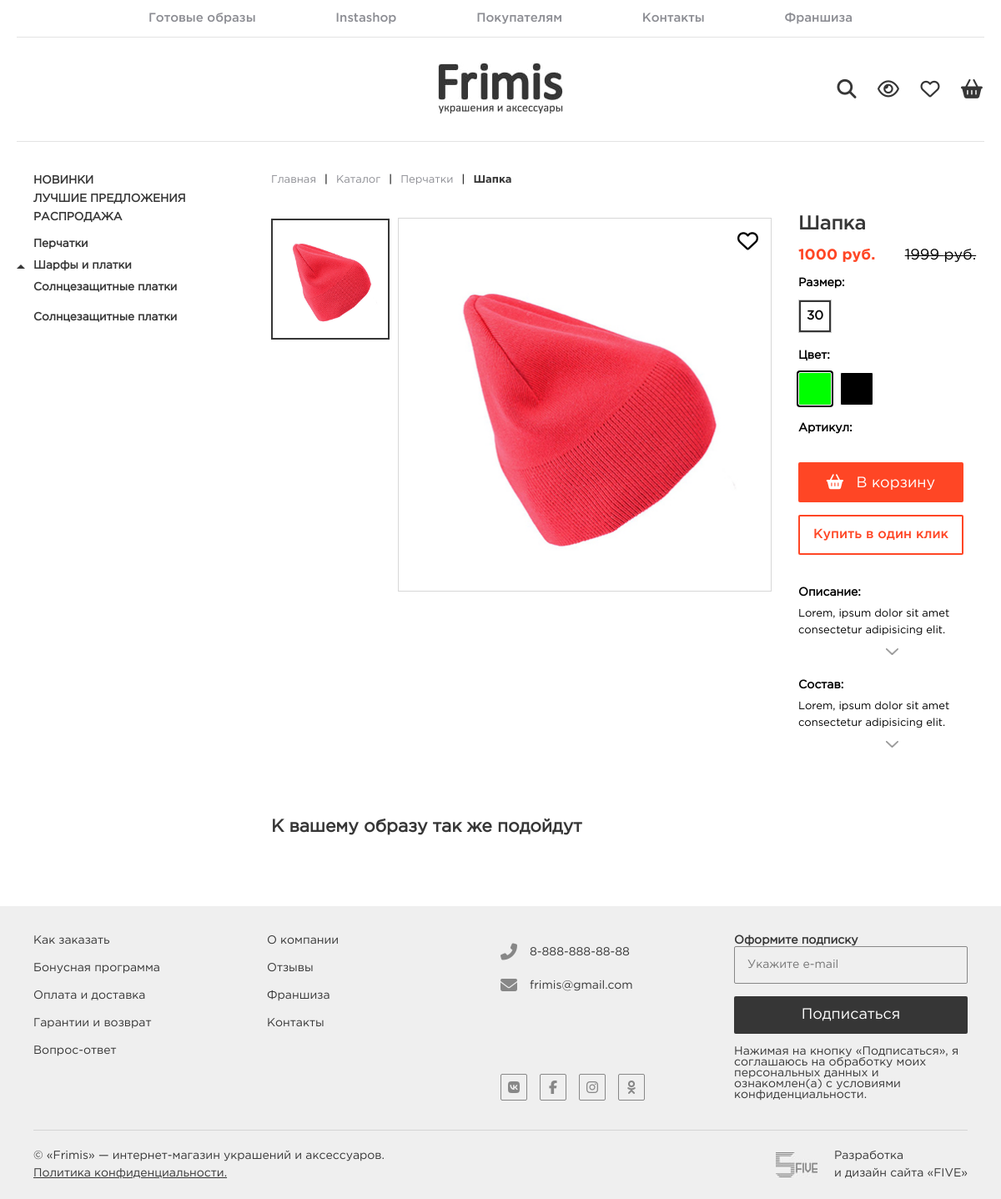
The page /good.php?id=2 on the database its author committed.
### tables this page shows
CREATE TABLE `category` (
  `id` int(11) NOT NULL AUTO_INCREMENT,
  `name` varchar(255) DEFAULT NULL,
  `image` varchar(255) DEFAULT NULL,
  `is_on_main_page` tinyint(1) DEFAULT NULL,
  `is_full_on_sidebar` tinyint(1) DEFAULT NULL,
  `price_start` decimal(10,0) DEFAULT NULL,
  `created_at` datetime DEFAULT NULL,
  `updated_at` datetime DEFAULT NULL,
  PRIMARY KEY (`id`)
);

CREATE TABLE `good_photo` (
  `id` int(11) NOT NULL AUTO_INCREMENT,
  `good_id` int(11) DEFAULT NULL,
  `photo` varchar(255) DEFAULT NULL,
  `is_main` tinyint(1) DEFAULT '0',
  `created_at` datetime DEFAULT NULL,
  `updated_at` datetime DEFAULT NULL,
  PRIMARY KEY (`id`),
  KEY `good_photo_good_id_fk` (`good_id`),
  CONSTRAINT `good_photo_good_id_fk` FOREIGN KEY (`good_id`) REFERENCES `good` (`id`)
);

CREATE TABLE `good` (
  `id` int(11) NOT NULL AUTO_INCREMENT,
  `name` varchar(255) DEFAULT NULL,
  `description` text,
  `price` decimal(10,0) DEFAULT NULL,
  `old_price` decimal(10,0) DEFAULT NULL,
  `contains` text,
  `is_on_top` tinyint(1) DEFAULT NULL,
  `art` varchar(255) DEFAULT NULL,
  `look_id` int(11) DEFAULT NULL,
  `collection_id` int(11) DEFAULT NULL,
  `category_id` int(11) DEFAULT NULL,
  `is_on_sale` tinyint(1) DEFAULT '0',
  `best` tinyint(1) DEFAULT '0',
  `new` tinyint(1) DEFAULT '0',
  `in_stock` int(11) DEFAULT '0',
  `created_at` datetime DEFAULT NULL,
  `updated_at` datetime DEFAULT NULL,
  PRIMARY KEY (`id`),
  KEY `good_category_id_fk` (`category_id`),
  KEY `good_collection_id_fk` (`collection_id`),
  CONSTRAINT `good_category_id_fk` FOREIGN KEY (`category_id`) REFERENCES `category` (`id`),
  CONSTRAINT `good_collection_id_fk` FOREIGN KEY (`collection_id`) REFERENCES `collection` (`id`)
);

CREATE TABLE `good_size` (
  `id` int(11) NOT NULL AUTO_INCREMENT,
  `name` varchar(255) DEFAULT NULL,
  `good_id` int(11) DEFAULT NULL,
  `created_at` datetime DEFAULT NULL,
  `updated_at` datetime DEFAULT NULL,
  PRIMARY KEY (`id`),
  KEY `good_size_good_id_fk` (`good_id`),
  CONSTRAINT `good_size_good_id_fk` FOREIGN KEY (`good_id`) REFERENCES `good` (`id`)
);

CREATE TABLE `good_color` (
  `id` int(11) NOT NULL AUTO_INCREMENT,
  `good_id` int(11) DEFAULT NULL,
  `color_name` varchar(255) DEFAULT NULL,
  `hex` varchar(255) DEFAULT NULL,
  `is_main` tinyint(1) DEFAULT '0',
  `created_at` datetime DEFAULT NULL,
  `updated_at` datetime DEFAULT NULL,
  PRIMARY KEY (`id`),
  KEY `good_color_good_id_fk` (`good_id`),
  CONSTRAINT `good_color_good_id_fk` FOREIGN KEY (`good_id`) REFERENCES `good` (`id`)
);

### good.php (the view, shortened to what this page needs)
<?php
if (isset($_GET["id"])) {
    $good_id = $_GET["id"];
} else {
    header('Location: /404.php');
}
include ('./elements/header.php');
?>
        <section class="contentWrapper">
        <?php
            include ('./elements/sidebar.php');
        ?>
        <?php
            $good_res = mysqli_query($db, "SELECT * FROM good LEFT JOIN good_photo ON good.id = good_photo.good_id WHERE good.id = $good_id LIMIT 1");
            $good_row = mysqli_fetch_assoc($good_res);
            $good_json = json_encode($good_row, JSON_UNESCAPED_UNICODE);
            $category_id = $good_row['category_id'];
            $category_res = mysqli_query($db, "SELECT * FROM category WHERE id = $category_id LIMIT 1");
            $category_row = mysqli_fetch_array($category_res);
            $good_main_photo_res = mysqli_query($db, "SELECT * FROM good_photo WHERE good_id = $good_id AND is_main = 1 LIMIT 1");
            $good_main_photo_row = mysqli_fetch_array($good_main_photo_res);
            $good_photos_res = mysqli_query($db, "SELECT * FROM good_photo WHERE good_id = $good_id");
            $good_sizes_res = mysqli_query($db, "SELECT * FROM good_size WHERE good_id = $good_id");
            $good_colors_res = mysqli_query($db, "SELECT * FROM good_color WHERE good_id = $good_id");
        ?>
            <section class="mainContent">
                <nav class="minLinks">
                    <li><a href="/">Главная</a></li>
                    <li><a href="/catalog.php">Каталог</a></li>
                    <li><a href="/category.php?id=<?= $category_row['id'] ?>"><?= $category_row['name'] ?></a></li>
                    <li><a href="/good.php?id=<?= $_GET["id"] ?>"><?= $good_row['name'] ?></a></li>
                </nav>
                <main class="goodPage">
                    <section class="goodPage__wrapper">
                        <section class="goodPage__chView">
                            <?php while ($good_photos_row = mysqli_fetch_array($good_photos_res)) { ?>
                            <button id="photo<?= $good_photos_row['id'] ?>" onclick="watchPhoto(<?= $good_photos_row['id'] ?>, `<?= $good_photos_row['photo'] ?>`)" <?php if ($good_photos_row['is_main'] == 1) { ?> class="active" <?php } ?>>
                                <img src="<?= $good_photos_row['photo'] ?>" alt="">
                            </button>
                            <?php } ?>
                        </section>
                        <section class="goodPage__photo">
                            <img id="bigPhoto" src="<?= $good_main_photo_row['photo'] ?>" alt="">
                            <div class="goodPage__addBtn">
                                <button onclick='putToChoosen(`<?= $good_json ?>`)'><i class="far fa-heart"></i></button>
                            </div>
                        </section>
                        <section class="goodPage__panel">
                            <h2><?= $good_row['name'] ?></h2>
                            <section class="goodPage__price">
                                <span><?= $good_row['price'] ?> руб.</span>
                                <?php if ($good_row['old_price'] != 0) { ?><s><?= $good_row['old_price'] ?> руб.</s><?php } ?>
                            </section>
                            <section class="goodPage__size">
                                <h4>Размер:</h4>
                                <?php while ($good_sizes_row = mysqli_fetch_array($good_sizes_res)) { ?>
                                    <button id="size<?= $good_sizes_row['id'] ?>" onclick="setSize(<?= $good_sizes_row['name'] ?>, `size` + <?= $good_sizes_row['id'] ?>)"><?= $good_sizes_row['name'] ?></button>
                                <?php } ?>
                            </section>
                            <section class="goodPage__color">
                                <h4>Цвет:</h4>
                                <?php while ($good_colors_row = mysqli_fetch_array($good_colors_res)) { ?>
                                    <button id="color<?= $good_colors_row['id'] ?>" name="#<?= $good_colors_row['hex'] ?>" onclick="setColor(`#` + `<?= $good_colors_row['hex'] ?>`, `#color` + <?= $good_colors_row['id'] ?>)" style="background-color: #<?= $good_colors_row['hex'] ?>;"></button>
                                <?php } ?>
                            </section>
                            <section class="goodPage__venId">
                                <h4>Артикул:</h4>
                            </section>
                            <button onclick='putToBasket(`<?= $good_json ?>`, selectedSize, selectedColor)' class="goodPage__toCart">
                                <i class="fas fa-shopping-basket"></i>
                                <span>В корзину</span>
                            </button>
                            <button class="goodPage__buy1click">Купить в один клик</button>
                            <figure class="goodPage__descr">
                                <h4>Описание:</h4>
                                <figcaption>
                                    <?= $good_row['description'] ?>
                                </figcaption>
                            </figure>
                            <figure class="goodPage__props">
                                <h4>Состав:</h4>
                                <figcaption>
                                <?= $good_row['contains'] ?>
                                </figcaption>
                            </figure>
                        </section>
                    </section>
                    <section class="sameGoods">
                        <h2>К вашему образу так же подойдут</h2>
                    </section>
                </main>
            </section>
        </section>
    </div>
    <?php
        include ('./elements/footer.php');
    ?>
</body>
</html>

### elements/sidebar.php (shortened to what this page needs)
 <?php
    include ("db.php");
    $categories_res = mysqli_query($db, "SELECT * FROM category");
?>
 <aside>
                <nav class="menuBar">
                    <li><a href="/category.php?id=all&new=1">НОВИНКИ</a></li>
                    <li><a href="/category.php?id=all&best=1">ЛУЧШИЕ ПРЕДЛОЖЕНИЯ</a></li>
                    <li><a href="/category.php?id=all&sale=1">РАСПРОДАЖА</a></li>
                    <?php while ($categories_row = mysqli_fetch_array($categories_res)) {
                        if ($categories_row['is_full_on_sidebar'] == 1) { ?>
                            <li>
                            <a href="/category.php?id=<?php echo $categories_row['id']; ?>" class="menuBar__more"><?php echo $categories_row['name']; ?></a>
                            </li>
                        <?php } else { ?>
                            <li><a href="/category.php?id=<?php echo $categories_row['id']; ?>"><?php echo $categories_row['name']; ?></a></li>
                        <?php
                            }
                        } ?>
                    <li>
                    </li>
                </nav>
            </aside>

### rows shown on the page
category: name "Перчатки"
category: name "Шарфы и платки"
category: name "Солнцезащитные платки"
category: name "Солнцезащитные платки"
good_photo: good.name "Шапка", photo (picture), good.price "1000", good.old_price "1999", good.description "Lorem, ipsum dolor sit amet consectetur adipisicing elit.…", good.contains "Lorem, ipsum dolor sit amet consectetur adipisicing elit.…"
good_size: name "30"
